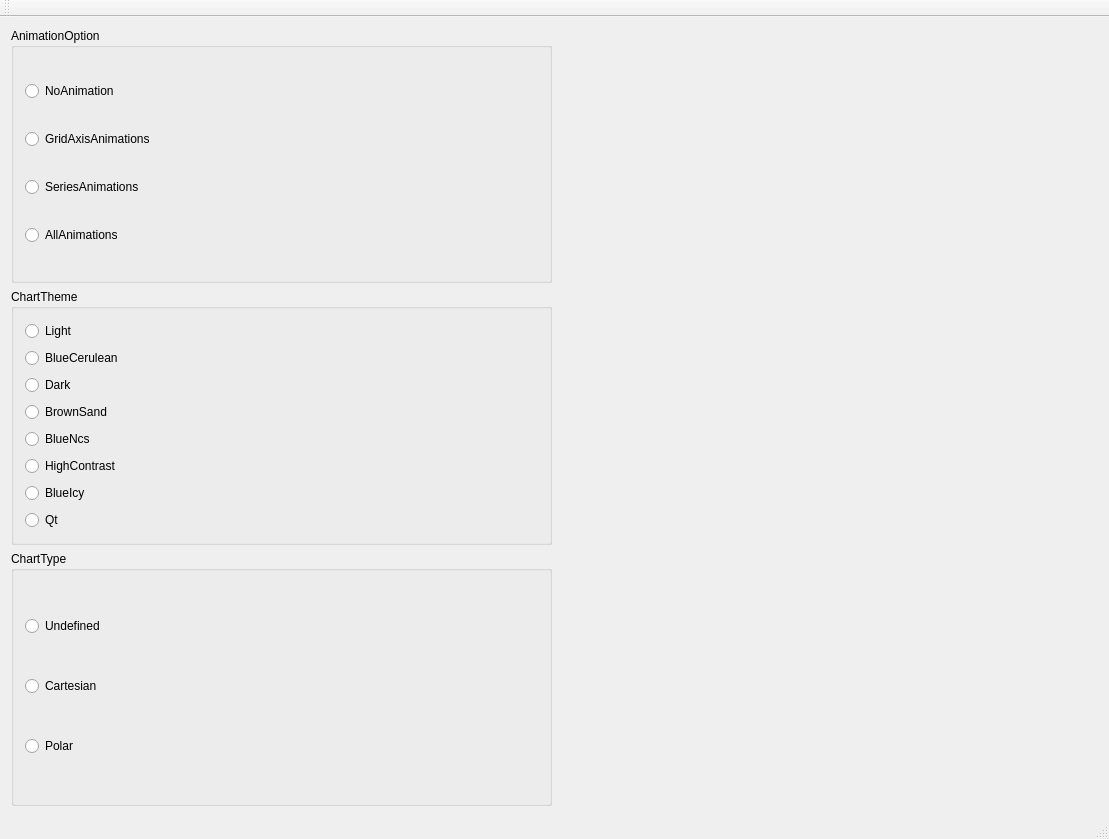
<?xml version="1.0" encoding="UTF-8"?>
<ui version="4.0">
 <class>QChartDemoClass</class>
 <widget class="QMainWindow" name="QChartDemoClass">
  <property name="geometry">
   <rect>
    <x>0</x>
    <y>0</y>
    <width>1109</width>
    <height>839</height>
   </rect>
  </property>
  <property name="windowTitle">
   <string>QChartDemo</string>
  </property>
  <widget class="QWidget" name="centralWidget">
   <layout class="QGridLayout" name="gridLayout">
    <item row="0" column="0">
     <widget class="QGroupBox" name="groupBox_Animations">
      <property name="title">
       <string>AnimationOption</string>
      </property>
      <layout class="QVBoxLayout" name="verticalLayout">
       <item>
        <widget class="QRadioButton" name="radioButton_NoAnimation">
         <property name="text">
          <string>NoAnimation</string>
         </property>
        </widget>
       </item>
       <item>
        <widget class="QRadioButton" name="radioButton_GridAxisAnimations">
         <property name="text">
          <string>GridAxisAnimations</string>
         </property>
        </widget>
       </item>
       <item>
        <widget class="QRadioButton" name="radioButton_SeriesAnimations">
         <property name="text">
          <string>SeriesAnimations</string>
         </property>
        </widget>
       </item>
       <item>
        <widget class="QRadioButton" name="radioButton_AllAnimations">
         <property name="text">
          <string>AllAnimations</string>
         </property>
        </widget>
       </item>
      </layout>
     </widget>
    </item>
    <item row="0" column="1" rowspan="3">
     <widget class="QWidget" name="widget" native="true"/>
    </item>
    <item row="1" column="0">
     <widget class="QGroupBox" name="groupBox_ChartTheme">
      <property name="title">
       <string>ChartTheme</string>
      </property>
      <layout class="QVBoxLayout" name="verticalLayout_2">
       <item>
        <widget class="QRadioButton" name="radioButton_Light">
         <property name="text">
          <string>Light</string>
         </property>
        </widget>
       </item>
       <item>
        <widget class="QRadioButton" name="radioButton_BlueCerulean">
         <property name="text">
          <string>BlueCerulean</string>
         </property>
        </widget>
       </item>
       <item>
        <widget class="QRadioButton" name="radioButton_Dark">
         <property name="text">
          <string>Dark</string>
         </property>
        </widget>
       </item>
       <item>
        <widget class="QRadioButton" name="radioButton_BrownSand">
         <property name="text">
          <string>BrownSand</string>
         </property>
        </widget>
       </item>
       <item>
        <widget class="QRadioButton" name="radioButton_BlueNcs">
         <property name="text">
          <string>BlueNcs</string>
         </property>
        </widget>
       </item>
       <item>
        <widget class="QRadioButton" name="radioButton_HighContrast">
         <property name="text">
          <string>HighContrast</string>
         </property>
        </widget>
       </item>
       <item>
        <widget class="QRadioButton" name="radioButton_BlueIcy">
         <property name="text">
          <string>BlueIcy</string>
         </property>
        </widget>
       </item>
       <item>
        <widget class="QRadioButton" name="radioButton_Qt">
         <property name="text">
          <string>Qt</string>
         </property>
        </widget>
       </item>
      </layout>
     </widget>
    </item>
    <item row="2" column="0">
     <widget class="QGroupBox" name="groupBox_ChartType">
      <property name="title">
       <string>ChartType</string>
      </property>
      <layout class="QVBoxLayout" name="verticalLayout_3">
       <item>
        <widget class="QRadioButton" name="radioButton_Undefined">
         <property name="text">
          <string>Undefined</string>
         </property>
        </widget>
       </item>
       <item>
        <widget class="QRadioButton" name="radioButton_Cartesian">
         <property name="text">
          <string>Cartesian</string>
         </property>
        </widget>
       </item>
       <item>
        <widget class="QRadioButton" name="radioButton_Polar">
         <property name="text">
          <string>Polar</string>
         </property>
        </widget>
       </item>
      </layout>
     </widget>
    </item>
   </layout>
  </widget>
  <widget class="QMenuBar" name="menuBar">
   <property name="geometry">
    <rect>
     <x>0</x>
     <y>0</y>
     <width>1109</width>
     <height>23</height>
    </rect>
   </property>
  </widget>
  <widget class="QToolBar" name="mainToolBar">
   <property name="enabled">
    <bool>true</bool>
   </property>
   <attribute name="toolBarArea">
    <enum>TopToolBarArea</enum>
   </attribute>
   <attribute name="toolBarBreak">
    <bool>false</bool>
   </attribute>
  </widget>
  <widget class="QStatusBar" name="statusBar"/>
 </widget>
 <layoutdefault spacing="6" margin="11"/>
 <resources>
  <include location="QChartDemo.qrc"/>
 </resources>
 <connections/>
</ui>
